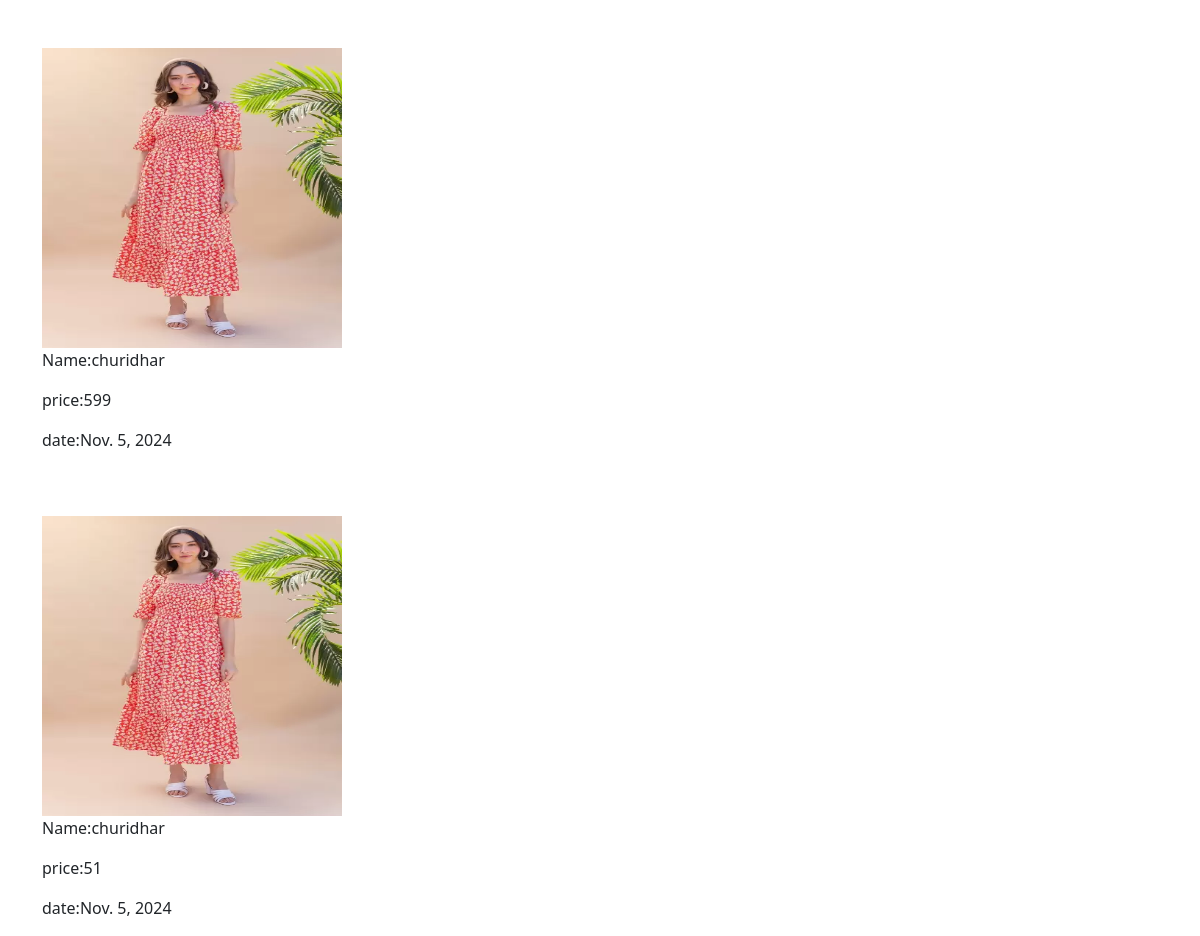
Page /booking on the earlier database version.
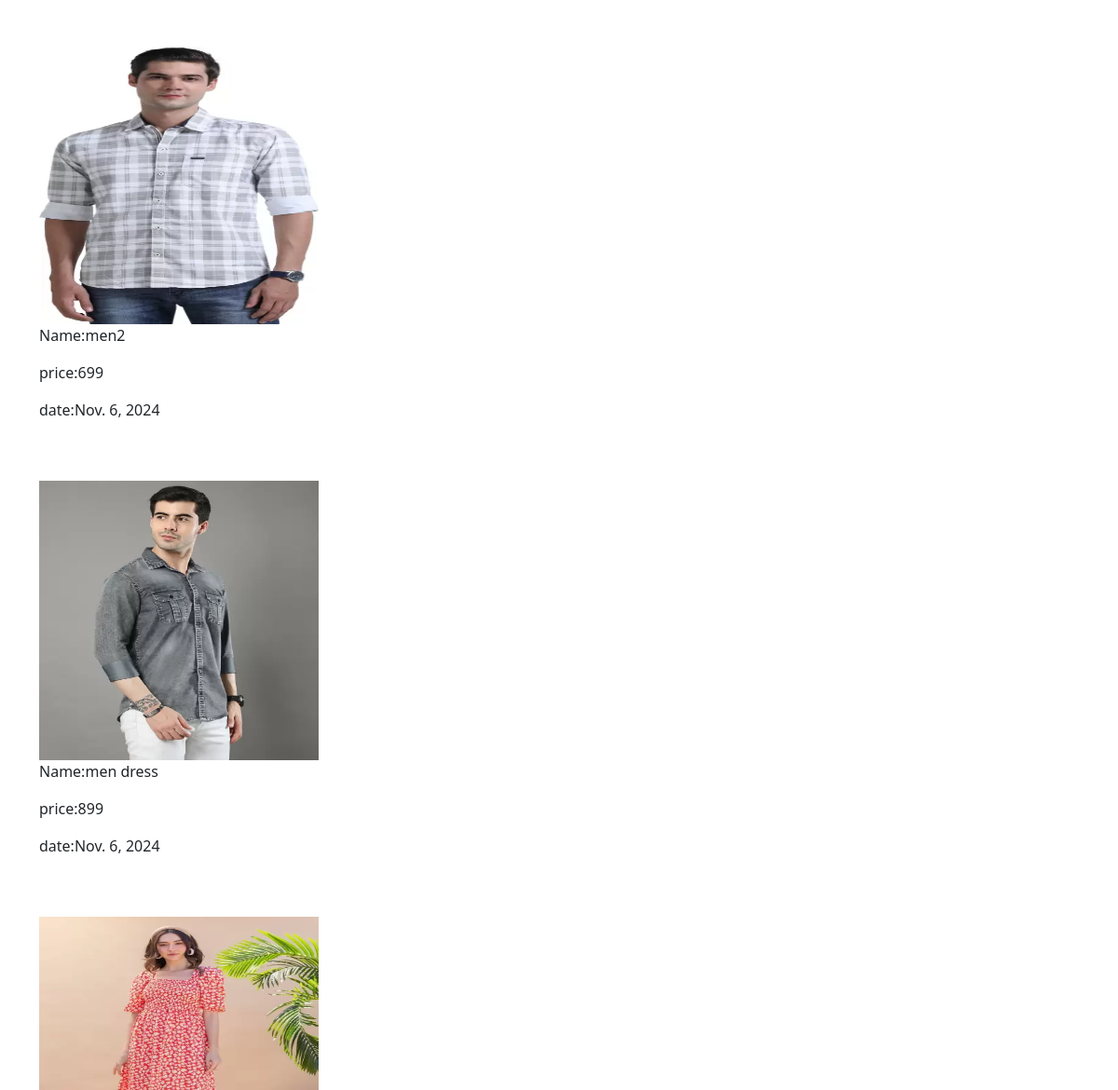
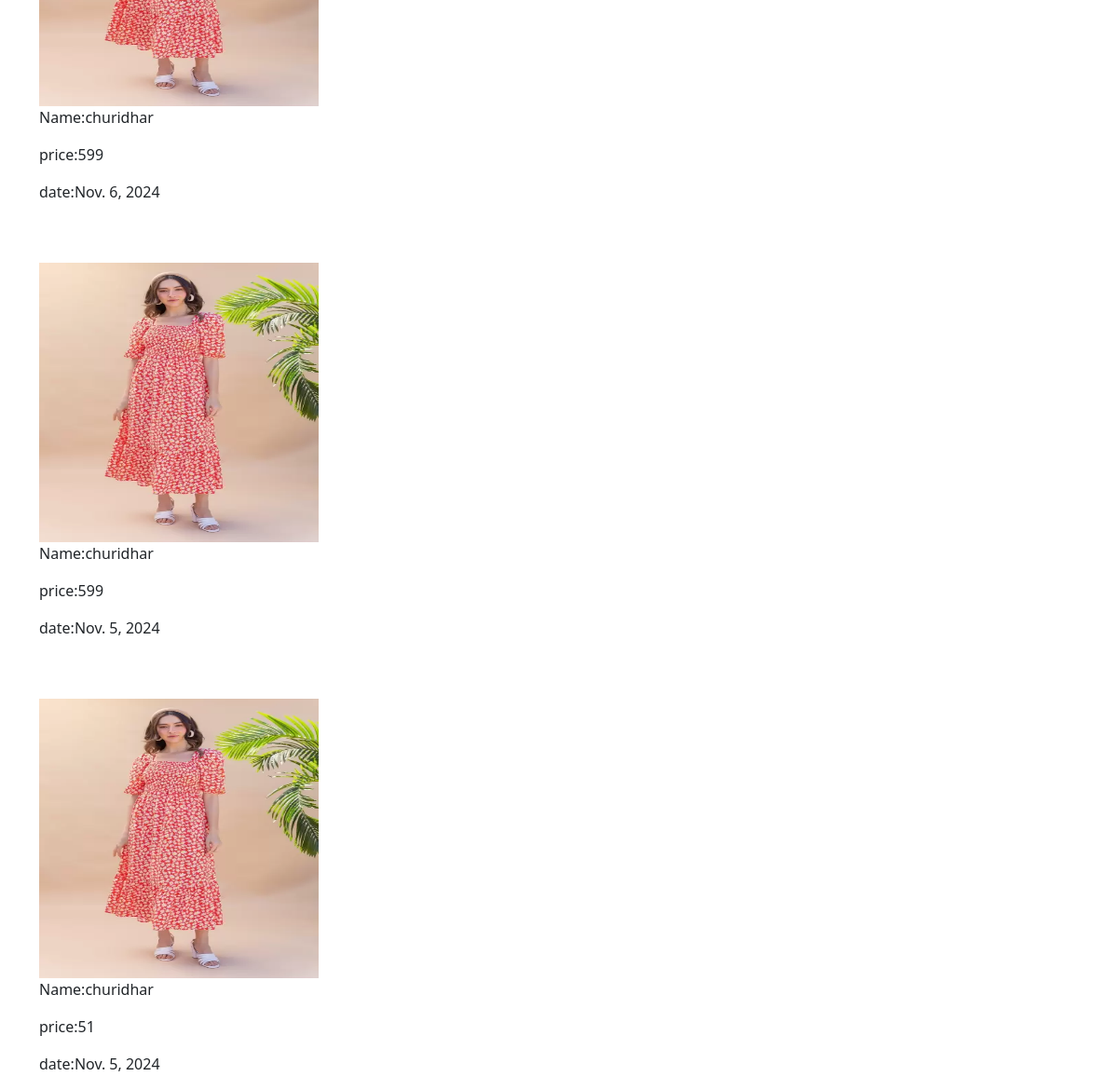
Same page on the later database version (2 pictures, top to bottom).
### app/models.py (models this page shows, shortened)
class Buy(models.Model):
    user=models.ForeignKey(User,on_delete=models.CASCADE)
    product=models.ForeignKey(products,on_delete=models.CASCADE)
    price=models.IntegerField()
    date=models.DateField(auto_now_add=True)

class products(models.Model):
    pro_id=models.TextField()
    name=models.TextField()
    price=models.IntegerField()
    offer_price=models.IntegerField()
    img=models.FileField()

### app/views.py (the view)
# urls.py: path('booking',views.admin_view_booking),
def admin_view_booking(req):
    booking=Buy.objects.all()[::-1]
    print(booking)
    return render(req,'shop/admin_booking.html',{'data':booking})

### template/shop/admin_booking.html (shortened to what this page needs)
<!DOCTYPE html>
<html lang="en">
<head>
    <link href="https://cdn.jsdelivr.net/npm/bootstrap@5.3.3/dist/css/bootstrap.min.css" rel="stylesheet">
</head>
<body>
    <div class="container">
        <div class="row">
            {% for i in data %}
            <div class="col-lg-12 mt-5">
                <img src="{{i.product.img.url}}" alt="" style="width: 300px;height: 300px;">
                <p>Name:{{i.product.name}}</p>
                <p>price:{{i.price}}</p>
               <p> date:{{i.date}}</p>
            </div>
            {% endfor %}
        </div>
    </div>
</body>
</html>

Differences in the rows shown:
added Buy: product.img (picture), product.name "men2", price "699", date "Nov. 6, 2024"
added Buy: product.img (picture), product.name "men dress", price "899", date "Nov. 6, 2024"
added Buy: product.img (picture), product.name "churidhar", price "599", date "Nov. 6, 2024"
